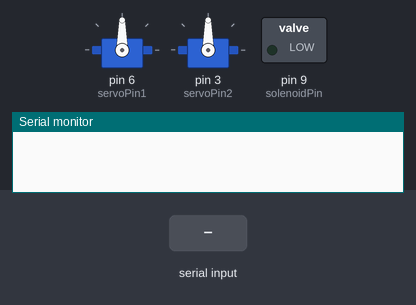
This sketch was run on a simulated Arduino Uno, built with avr-gcc and run on an emulated ATmega328P. Parts: 2 × servo, switched loads named in the sketch (green lamp = pin HIGH), the last lines printed to the serial monitor. Inputs (shaded band) come from the test bench.

Above: at 1.2 s.
1.3 s: "3\n" received over Serial
At 2.0 s:
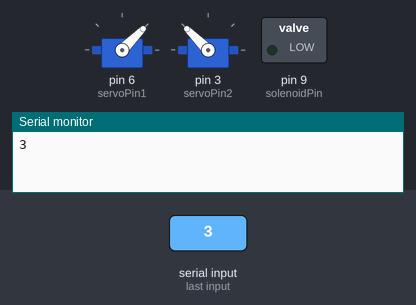
4.3 s: "2\n" received over Serial
At 7.1 s:
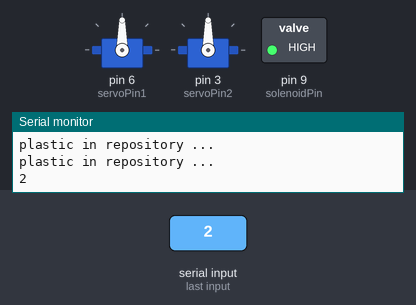
7.3 s: "4\n" received over Serial
At 10.1 s:
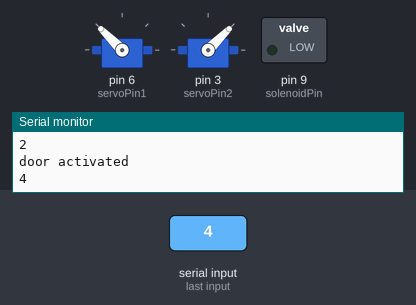
10.3 s: "0\n" received over Serial
At 12.1 s:
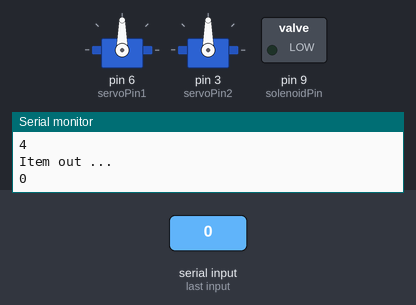
Timing chart, 0 to 13.6 s (numbered marks = the images above; inputs shaded):
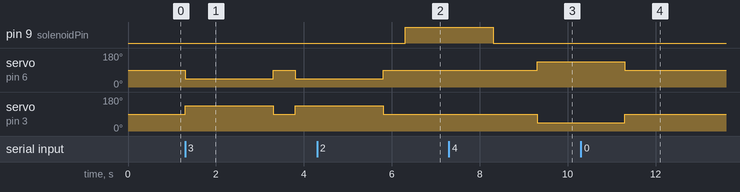

The sketch:

Script_servo_version.ino
```cpp
#include <SharpIR.h>
#include <Servo.h>

Servo servo1;
Servo servo2;
int capacity = 80;
int msg ;
char Status[5] ;
String Data;

#define SENSOR 7                // define pint 7 for sensor
#define solenoidPin 9         // int solenoidPin = 9;
#define servoPin1 6          //This is the output pin on the Arduino we are using // int servoPin1 = 6;
#define servoPin2 3         //
#define ir A1            // ir: the pin where your sensor is attached
#define model 20150     // model: an int that determines your sensor:  1080 for GP2Y0A21Y
//                                            20150 for GP2Y0A02Y  __GP2Y0A02YK0F
//                                            (working distance range according to the datasheets)
/*
2 to 15 cm GP2Y0A51SK0F  use 1080
4 to 30 cm GP2Y0A41SK0F / GP2Y0AF30 series  use 430
10 to 80 cm GP2Y0A21YK0F  use 1080
10 to 150 cm GP2Y0A60SZLF use 10150
20 to 150 cm GP2Y0A02YK0F use 20150
100 to 550 cm GP2Y0A710K0F  use 100550

 */
SharpIR SharpIR(ir, model);

void setup() {
  // put your setup code here, to run once:
  Serial.begin(115200);                       // initialize baud rate
  servo1.attach(servoPin1);               // attach pin 6 to servo 1
  servo2.attach(servoPin2);               // attach pin 3 to servo 2
  pinMode(solenoidPin, OUTPUT);           //Sets the pin as an output
  pinMode(SENSOR, INPUT_PULLUP);// define pin as Input  sensor
}


void Check_Item_presence ()
{
  int  state =digitalRead(SENSOR);// read the sensor

      if(state ==0){
    Serial.println("Exist");
    delay(1000);

     }

}


void Activate_serv_plastic() // this  function activates servos to let plastic in
{
  servo1.write(45);  // activate both servo same speed same direction
  servo2.write(135);
  delay(2000);
  servo1.write(90);  // servo initial positions
  servo2.write(90);
  delay (500);
  Serial.println("plastic in repository ...");
}

void Activate_serv_no_plastic() // this  function activates servos to let item go out
{
  servo1.write(135);        // activate both servo same speed same direction but reverserd
  servo2.write(45);
  delay(2000);
  servo1.write(90);         // servo initial positions
  servo2.write(90);
  delay (500);
  Serial.println("Item out ...");
}

void Activate_Door()
{
  digitalWrite(solenoidPin, HIGH);    //Switch Solenoid ON
  delay(2000);                   //Wait 1 Second
  digitalWrite(solenoidPin, LOW);     //Switch Solenoid OFF
  delay(1000);                      //Wait 1 Second
  Serial.println("door activated");
}

void Sharp_Data()
{
  int dis=SharpIR.distance();  // this returns the distance to the object you're measuring
  //Serial.println(dis);
  int res = 100 - (dis-20/capacity)*100 ;
//  int res = 100 - dis

  itoa(res, Status, 10);

  Serial.println(Status);
  delay(1000);
}

void loop()
{

    if(Serial.available()>0){
     Data=Serial.readStringUntil('\n');
     Serial.println(Data);
  }
  msg = Data.toInt();
 // println("\nThe value of x : %d ", msg);
  switch (msg) {
            case 1:
                Sharp_Data();
                break;
            case 2:
                Activate_Door();
                break;
            case 3:
                Activate_serv_plastic();
                break;
            case 4:
                Activate_serv_no_plastic();
                break;
            case 5:
                Check_Item_presence ();
                break;
            default:
                printf("Out of range");
                break;
        }
  msg=0;
  }
```

Measured:
- after the input at 1.3 s, servo on pin 6 (servoPin1): 90° → 45° at once, → 90° 2.0 s later, → 45° 0.50 s later; servo on pin 3 (servoPin2): 90° → 135° at once, → 90° 2.0 s later, → 135° 0.50 s later
- after the input at 4.3 s, pin 9 (solenoidPin): LOW → HIGH after 2.0 s; servo on pin 6 (servoPin1), servo on pin 3 (servoPin2): goes on until 5.8 s, then stays 90°
- after the input at 7.3 s, pin 9 (solenoidPin): goes on until 8.3 s, then stays LOW; servo on pin 6 (servoPin1): 90° → 135° after 2.0 s; servo on pin 3 (servoPin2): 90° → 45° after 2.0 s
- after the input at 10.3 s, servo on pin 6 (servoPin1), servo on pin 3 (servoPin2): goes on until 11.3 s, then stays 90°
